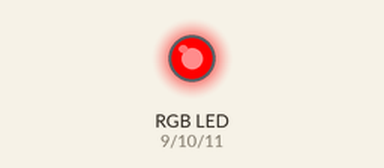
This sketch was run on a simulated Arduino Uno, built with avr-gcc and run on an emulated ATmega328P. Parts: an RGB LED mixed from three pins (HIGH = lit).

Above: at 0.2 s.
At 0.7 s:
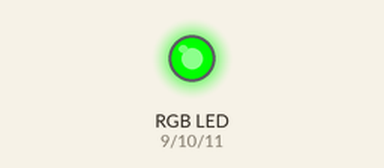
At 2.7 s:
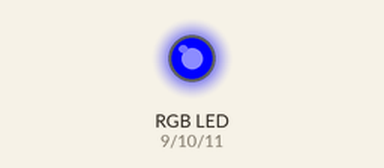
Timing chart, 0 to 3.5 s (numbered marks = the images above):
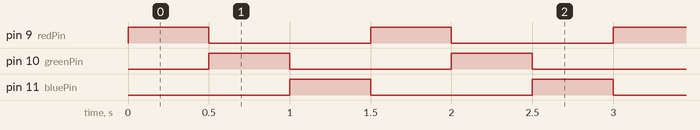

Measured:
- by itself, pin 9 (redPin), pin 10 (greenPin), pin 11 (bluePin): alternates HIGH for 0.50 s and LOW for 1.0 s
- by itself, everything shown: repeats every 1.5 s, in 3 steps

The sketch:

iWaterPlant-MoistureSensor.ino
```cpp
const int redPin = 9;
const int greenPin = 10;
const int bluePin = 11;

void setup() {
  // RGB LED pins
  pinMode(redPin, OUTPUT);
  pinMode(greenPin, OUTPUT);
  pinMode(bluePin, OUTPUT);
}

void loop() {
  // https://color.adobe.com/create
  rgbColor(255, 0, 0);
  delay(500);
  rgbColor(0, 255, 0);
  delay(500);
  rgbColor(0, 0, 255);
  delay(500);
}

void rgbColor(int red, int green, int blue) {
  analogWrite(redPin, red);
  analogWrite(greenPin, green);
  analogWrite(bluePin, blue);
}
```
